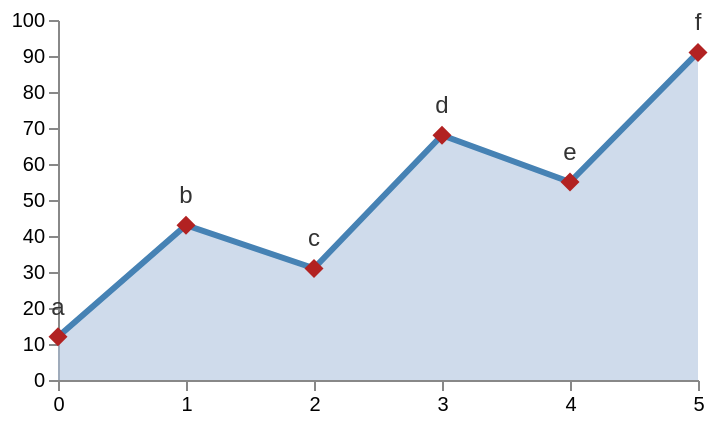

Write the Vega-Lite specification saved for this chart.
### Vega specification from a JSON file in a GitHub repository (floating-point values rounded to 4 significant figures)
{"$schema": "https://vega.github.io/schema/vega/v6.json", "description": "Line, area, symbol and text marks over a shared pair of linear scales. The third differential fixture: covers the mark encoders that draw as connected series, per-datum symbols, and text with alignment and offsets. A second area is declared horizontal, which moves its back boundary along x rather than y — `areahShape` reads `x0 = x + width` and leaves the height alone.", "width": 320, "height": 180, "padding": 5, "data": [{"name": "series", "values": [{"t": 0, "v": 12, "label": "a"}, {"t": 1, "v": 43, "label": "b"}, {"t": 2, "v": 31, "label": "c"}, {"t": 3, "v": 68, "label": "d"}, {"t": 4, "v": 55, "label": "e"}, {"t": 5, "v": 91, "label": "f"}]}], "scales": [{"name": "x", "type": "linear", "domain": {"data": "series", "field": "t"}, "range": "width"}, {"name": "y", "type": "linear", "domain": {"data": "series", "field": "v"}, "nice": true, "range": "height"}], "axes": [{"orient": "bottom", "scale": "x", "tickCount": 5}, {"orient": "left", "scale": "y"}], "marks": [{"type": "area", "name": "band", "from": {"data": "series"}, "encode": {"enter": {"x": {"scale": "x", "field": "t"}, "y": {"scale": "y", "field": "v"}, "y2": {"scale": "y", "value": 0}, "fill": {"value": "lightsteelblue"}, "fillOpacity": {"value": 0.6}}}}, {"type": "line", "name": "trend", "from": {"data": "series"}, "encode": {"enter": {"x": {"scale": "x", "field": "t"}, "y": {"scale": "y", "field": "v"}, "stroke": {"value": "steelblue"}, "strokeWidth": {"value": 3}}}}, {"type": "symbol", "name": "points", "from": {"data": "series"}, "encode": {"enter": {"x": {"scale": "x", "field": "t"}, "y": {"scale": "y", "field": "v"}, "size": {"value": 90}, "shape": {"value": "diamond"}, "fill": {"value": "firebrick"}}}}, {"type": "text", "name": "labels", "from": {"data": "series"}, "encode": {"enter": {"x": {"scale": "x", "field": "t"}, "y": {"scale": "y", "field": "v"}, "text": {"field": "label"}, "align": {"value": "center"}, "baseline": {"value": "bottom"}, "dy": {"value": -8}, "fontSize": {"value": 12}, "fill": {"value": "#333"}}}}, {"type": "area", "name": "bandHorizontal", "from": {"data": "series"}, "encode": {"enter": {"x": {"scale": "x", "field": "t"}, "y": {"scale": "y", "field": "v"}, "y2": {"scale": "y", "value": 0}, "orient": {"value": "horizontal"}, "fill": {"value": "#e45756"}, "fillOpacity": {"value": 0.4}}}}]}
